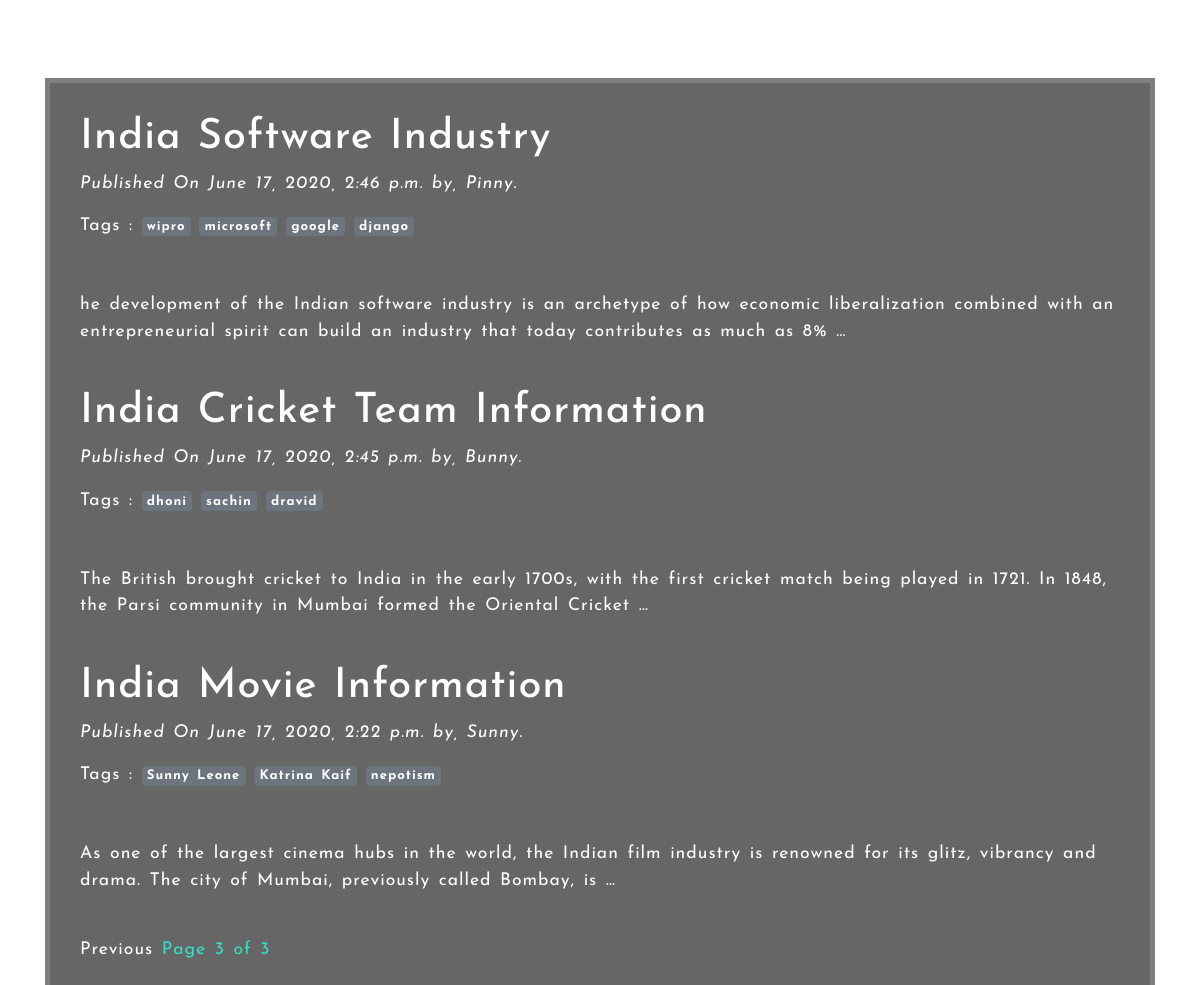
/?page=3, run on the app's committed database.
### blogApp/models.py (models this page shows)
class Post(models.Model):
    STATUS_CHOICES = (('draft', 'Draft'), ('published', 'Published'))
    title = models.CharField(max_length=256)
    slug = models.SlugField(max_length=264, unique_for_date='publish')
    author = models.ForeignKey(User, related_name='blog_post',on_delete=models.DO_NOTHING)
    body = models.TextField()
    publish = models.DateTimeField(default=timezone.now)
    created = models.DateTimeField(auto_now_add=True)
    updated = models.DateTimeField(auto_now=True)
    status = models.CharField(max_length=10, choices=STATUS_CHOICES, default='draft')
    tags = TaggableManager()
    class Meta:
        ordering = ('-publish',)
    def __str__(self):
        return self.title
    def get_absolute_url(self):
        return reverse('post_detail', args=[
            self.publish.year,
            self.publish.strftime('%m'),
            self.publish.strftime('%d'),
            self.slug
        ])

### blogApp/views.py (the view)
# urls.py: path('', post_list_view),
def post_list_view(request,tag_slug=None):
    post_list = Post.objects.filter(status__iexact="published")
    tag = None
    if tag_slug:
        tag = get_object_or_404(Tag, slug=tag_slug)
        post_list = post_list.filter(tags__in=[tag])
    paginator = Paginator(post_list, 3)
    page_number = request.GET.get('page')
    try:
        post_list = paginator.page(page_number)
    except PageNotAnInteger:
        post_list = paginator.page(1)
    except EmptyPage:
        post_list = paginator.page(paginator.num_pages)
    return render(request, 'blogApp/post_list.html', {'posts': post_list,'tag':tag})

### blogApp/templatetags/blog_tags.py (called while the page is built)
@register.simple_tag
def total_post():
    return Post.objects.count()

@register.simple_tag
def latest(count=3):
    latest_posts = Post.objects.order_by('-publish')[:count]
    return latest_posts

### templates/blogApp/post_list.html (shortened to what this page needs)
{% extends '../base.html' %}
{% load blog_tags %}
{% block content %}
    {% for post in posts %}
        <h1><a href="{{post.get_absolute_url}}">{{post.title}}</a></h1>
        <p id="date"><i>Published On {{post.publish}} by, {{post.author|title}}.</i></p>
        <div id="pills">Tags :
            {% for tag in post.tags.all %}
            <a href="{% url 'post_list_by_tag_name' tag.slug %}" class="badge badge-secondary">{{tag.name}}</a>
            {% endfor %}
        </div><br><br>
        {{post.body|truncatewords:30|linebreaks}}
        <br>
    {% endfor %}
    {% include 'blogApp/pagination.html' with page=posts %}
{% endblock %}

### static/css/master.css (style rules this page uses)
* { margin: 0; padding: 0; }
body { background-image:url(../images/nature.jpg); -webkit-background-size:cover; background-size: cover; background-repeat: no-repeat; background-position: center; height: 100vh; background-attachment: fixed; font-family: 'Josefin Sans', sans-serif; }
#mtext a { text-decoration: none; color: white; }
#mtext h1 { font-size: 2.6rem; }

### data on the page
Post: title "India Software Industry", publish "June 17, 2020, 2:46 p.m.", author "Pinny", body "he development of the Indian software industry is an archetype of how economic liberalization combined with an entrepreneurial spirit can build an industry that today contributes as much as 8% …"
Tag: name "wipro"
Tag: name "microsoft"
Tag: name "google"
Tag: name "django"
Post: title "India Cricket Team Information", publish "June 17, 2020, 2:45 p.m.", author "Bunny", body "The British brought cricket to India in the early 1700s, with the first cricket match being played in 1721. In 1848, the Parsi community in Mumbai formed the Oriental Cricket …"
Tag: name "dhoni"
Tag: name "sachin"
Tag: name "dravid"
Post: title "India Movie Information", publish "June 17, 2020, 2:22 p.m.", author "Sunny", body "As one of the largest cinema hubs in the world, the Indian film industry is renowned for its glitz, vibrancy and drama. The city of Mumbai, previously called Bombay, is …"
Tag: name "Sunny Leone"
Tag: name "Katrina Kaif"
Tag: name "nepotism"

### other printed values
{{ page.number }} "3"
{{ page.paginator.num_pages }} "3"
